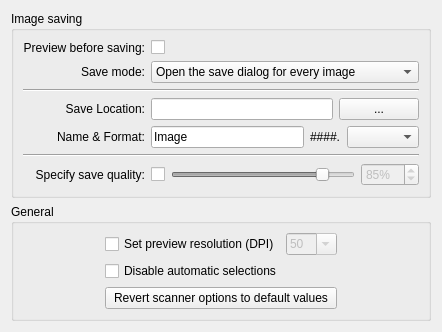
<?xml version="1.0" encoding="UTF-8"?>
<ui version="4.0">
 <class>SkanliteSettings</class>
 <widget class="QWidget" name="SkanliteSettings">
  <property name="geometry">
   <rect>
    <x>0</x>
    <y>0</y>
    <width>436</width>
    <height>316</height>
   </rect>
  </property>
  <property name="windowTitle">
   <string>Settings</string>
  </property>
  <layout class="QVBoxLayout" name="verticalLayout">
   <item>
    <widget class="QGroupBox" name="groupBox">
     <property name="title">
      <string>Image saving</string>
     </property>
     <layout class="QGridLayout" name="gridLayout">
      <item row="1" column="0">
       <widget class="QLabel" name="label_7">
        <property name="text">
         <string>Preview before saving:</string>
        </property>
        <property name="alignment">
         <set>Qt::AlignRight|Qt::AlignTrailing|Qt::AlignVCenter</set>
        </property>
        <property name="buddy">
         <cstring>showB4Save</cstring>
        </property>
       </widget>
      </item>
      <item row="1" column="1">
       <widget class="QCheckBox" name="showB4Save">
        <property name="text">
         <string/>
        </property>
       </widget>
      </item>
      <item row="2" column="0">
       <widget class="QLabel" name="label_6">
        <property name="text">
         <string>Save mode:</string>
        </property>
        <property name="alignment">
         <set>Qt::AlignRight|Qt::AlignTrailing|Qt::AlignVCenter</set>
        </property>
        <property name="buddy">
         <cstring>saveModeCB</cstring>
        </property>
       </widget>
      </item>
      <item row="2" column="1" colspan="2">
       <widget class="QComboBox" name="saveModeCB">
        <item>
         <property name="text">
          <string>Open the save dialog for every image</string>
         </property>
        </item>
        <item>
         <property name="text">
          <string>Open the save dialog for the first image only</string>
         </property>
        </item>
       </widget>
      </item>
      <item row="3" column="0" colspan="3">
       <widget class="Line" name="line">
        <property name="orientation">
         <enum>Qt::Horizontal</enum>
        </property>
       </widget>
      </item>
      <item row="4" column="0">
       <widget class="QLabel" name="label">
        <property name="text">
         <string>Save Location:</string>
        </property>
        <property name="alignment">
         <set>Qt::AlignRight|Qt::AlignTrailing|Qt::AlignVCenter</set>
        </property>
        <property name="buddy">
         <cstring>saveDirLEdit</cstring>
        </property>
       </widget>
      </item>
      <item row="4" column="1">
       <widget class="QLineEdit" name="saveDirLEdit"/>
      </item>
      <item row="4" column="2">
       <widget class="QPushButton" name="getDirButton">
        <property name="sizePolicy">
         <sizepolicy hsizetype="Fixed" vsizetype="Fixed">
          <horstretch>0</horstretch>
          <verstretch>0</verstretch>
         </sizepolicy>
        </property>
        <property name="text">
         <string>...</string>
        </property>
       </widget>
      </item>
      <item row="5" column="0">
       <widget class="QLabel" name="label_2">
        <property name="text">
         <string>Name &amp;&amp; Format:</string>
        </property>
        <property name="alignment">
         <set>Qt::AlignRight|Qt::AlignTrailing|Qt::AlignVCenter</set>
        </property>
        <property name="buddy">
         <cstring>imgPrefix</cstring>
        </property>
       </widget>
      </item>
      <item row="5" column="1" colspan="2">
       <layout class="QHBoxLayout">
        <item>
         <widget class="QLineEdit" name="imgPrefix">
          <property name="text">
           <string>Image</string>
          </property>
         </widget>
        </item>
        <item>
         <widget class="QLabel" name="label_3">
          <property name="text">
           <string>####.</string>
          </property>
         </widget>
        </item>
        <item>
         <widget class="QComboBox" name="imgFormat"/>
        </item>
       </layout>
      </item>
      <item row="7" column="0">
       <widget class="QLabel" name="label_4">
        <property name="text">
         <string>Specify save quality:</string>
        </property>
        <property name="alignment">
         <set>Qt::AlignRight|Qt::AlignTrailing|Qt::AlignVCenter</set>
        </property>
        <property name="buddy">
         <cstring>setQuality</cstring>
        </property>
       </widget>
      </item>
      <item row="7" column="1" colspan="2">
       <layout class="QHBoxLayout" name="horizontalLayout">
        <item>
         <widget class="QCheckBox" name="setQuality">
          <property name="text">
           <string/>
          </property>
         </widget>
        </item>
        <item>
         <widget class="QFrame" name="imgQualityFrame">
          <property name="enabled">
           <bool>false</bool>
          </property>
          <property name="frameShape">
           <enum>QFrame::NoFrame</enum>
          </property>
          <property name="frameShadow">
           <enum>QFrame::Plain</enum>
          </property>
          <property name="lineWidth">
           <number>0</number>
          </property>
          <layout class="QHBoxLayout">
           <property name="spacing">
            <number>6</number>
           </property>
           <property name="margin">
            <number>0</number>
           </property>
           <item>
            <widget class="QSlider" name="horizontalSlider">
             <property name="maximum">
              <number>100</number>
             </property>
             <property name="value">
              <number>85</number>
             </property>
             <property name="sliderPosition">
              <number>85</number>
             </property>
             <property name="orientation">
              <enum>Qt::Horizontal</enum>
             </property>
            </widget>
           </item>
           <item>
            <widget class="QSpinBox" name="imgQuality">
             <property name="suffix">
              <string>%</string>
             </property>
             <property name="maximum">
              <number>100</number>
             </property>
             <property name="value">
              <number>85</number>
             </property>
            </widget>
           </item>
          </layout>
         </widget>
        </item>
       </layout>
      </item>
      <item row="6" column="0" colspan="3">
       <widget class="Line" name="line_2">
        <property name="orientation">
         <enum>Qt::Horizontal</enum>
        </property>
       </widget>
      </item>
     </layout>
    </widget>
   </item>
   <item>
    <widget class="QGroupBox" name="generalGB">
     <property name="title">
      <string>General</string>
     </property>
     <layout class="QGridLayout" name="gridLayout_2">
      <item row="0" column="1">
       <widget class="QCheckBox" name="setPreviewDPI">
        <property name="text">
         <string>Set preview resolution (DPI)</string>
        </property>
       </widget>
      </item>
      <item row="0" column="2">
       <widget class="QComboBox" name="previewDPI">
        <property name="enabled">
         <bool>false</bool>
        </property>
        <property name="editable">
         <bool>true</bool>
        </property>
        <item>
         <property name="text">
          <string>50</string>
         </property>
        </item>
        <item>
         <property name="text">
          <string>75</string>
         </property>
        </item>
        <item>
         <property name="text">
          <string>100</string>
         </property>
        </item>
        <item>
         <property name="text">
          <string>150</string>
         </property>
        </item>
        <item>
         <property name="text">
          <string>300</string>
         </property>
        </item>
        <item>
         <property name="text">
          <string notr="true">600</string>
         </property>
        </item>
       </widget>
      </item>
      <item row="1" column="1" colspan="2">
       <widget class="QCheckBox" name="u_disableSelections">
        <property name="text">
         <string>Disable automatic selections</string>
        </property>
       </widget>
      </item>
      <item row="0" column="0">
       <spacer name="horizontalSpacer">
        <property name="orientation">
         <enum>Qt::Horizontal</enum>
        </property>
        <property name="sizeHint" stdset="0">
         <size>
          <width>40</width>
          <height>20</height>
         </size>
        </property>
       </spacer>
      </item>
      <item row="0" column="3">
       <spacer name="horizontalSpacer_2">
        <property name="orientation">
         <enum>Qt::Horizontal</enum>
        </property>
        <property name="sizeHint" stdset="0">
         <size>
          <width>40</width>
          <height>20</height>
         </size>
        </property>
       </spacer>
      </item>
      <item row="2" column="1" colspan="2">
       <widget class="QPushButton" name="revertOptions">
        <property name="text">
         <string>Revert scanner options to default values</string>
        </property>
       </widget>
      </item>
     </layout>
    </widget>
   </item>
   <item>
    <spacer name="verticalSpacer">
     <property name="orientation">
      <enum>Qt::Vertical</enum>
     </property>
     <property name="sizeHint" stdset="0">
      <size>
       <width>1</width>
       <height>1</height>
      </size>
     </property>
    </spacer>
   </item>
  </layout>
 </widget>
 <resources/>
 <connections>
  <connection>
   <sender>setQuality</sender>
   <signal>toggled(bool)</signal>
   <receiver>imgQualityFrame</receiver>
   <slot>setEnabled(bool)</slot>
   <hints>
    <hint type="sourcelabel">
     <x>144</x>
     <y>172</y>
    </hint>
    <hint type="destinationlabel">
     <x>365</x>
     <y>173</y>
    </hint>
   </hints>
  </connection>
  <connection>
   <sender>horizontalSlider</sender>
   <signal>valueChanged(int)</signal>
   <receiver>imgQuality</receiver>
   <slot>setValue(int)</slot>
   <hints>
    <hint type="sourcelabel">
     <x>303</x>
     <y>172</y>
    </hint>
    <hint type="destinationlabel">
     <x>365</x>
     <y>173</y>
    </hint>
   </hints>
  </connection>
  <connection>
   <sender>imgQuality</sender>
   <signal>valueChanged(int)</signal>
   <receiver>horizontalSlider</receiver>
   <slot>setValue(int)</slot>
   <hints>
    <hint type="sourcelabel">
     <x>365</x>
     <y>173</y>
    </hint>
    <hint type="destinationlabel">
     <x>303</x>
     <y>172</y>
    </hint>
   </hints>
  </connection>
  <connection>
   <sender>setPreviewDPI</sender>
   <signal>toggled(bool)</signal>
   <receiver>previewDPI</receiver>
   <slot>setEnabled(bool)</slot>
   <hints>
    <hint type="sourcelabel">
     <x>130</x>
     <y>14</y>
    </hint>
    <hint type="destinationlabel">
     <x>176</x>
     <y>14</y>
    </hint>
   </hints>
  </connection>
 </connections>
</ui>
